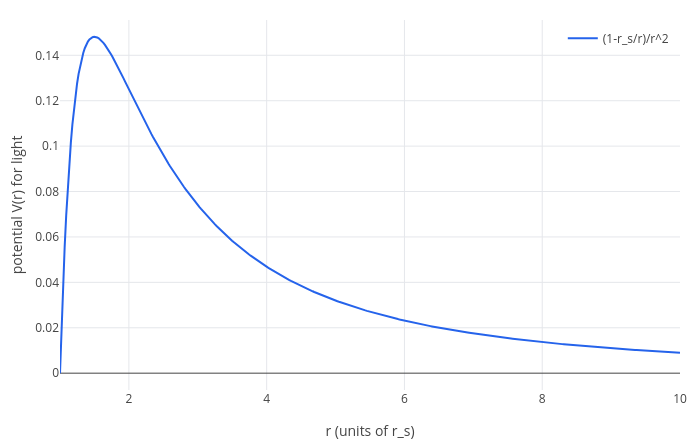

The notebook cell this image was saved under:
### Markdown cell above
## 1. The photon sphere

For light with impact parameter $b$ (how far off-centre it is aimed), the radial motion obeys

$$\left(\frac{dr}{d\lambda}\right)^2 + V(r) = \frac{1}{b^2}, \qquad V(r) = \frac{1}{r^2}\left(1 - \frac{r_s}{r}\right)$$

### Code cell
r_s = 1;
labels(plot((1 - r_s/r)/r^2, r, 1, 10), "r (units of r_s)", "potential V(r) for light")

### Figure 1 — Plotly figure (JSON) as saved in the notebook; plotly's stock layout.template omitted (floating-point values rounded to 4 significant figures; data arrays with more than 128 entries replaced by an {"elided": "..."} marker saying what was removed)
{"data": [{"line": {"color": "#2563eb", "width": 2}, "mode": "lines", "name": "(1-r_s/r)/r^2", "type": "scatter", "x": {"elided": "402 float values"}, "y": {"elided": "402 float values"}}], "layout": {"height": 440, "legend": {"bgcolor": "rgba(255,255,255,0.8)", "x": 0.99, "xanchor": "right", "y": 0.99, "yanchor": "top"}, "margin": {"b": 50, "l": 60, "r": 20, "t": 20}, "showlegend": true, "title": {"text": ""}, "width": 700, "xaxis": {"title": {"text": "r (units of r_s)"}, "zeroline": true}, "yaxis": {"range": [-0.007407, 0.1556], "title": {"text": "potential V(r) for light"}, "zeroline": true}}}
